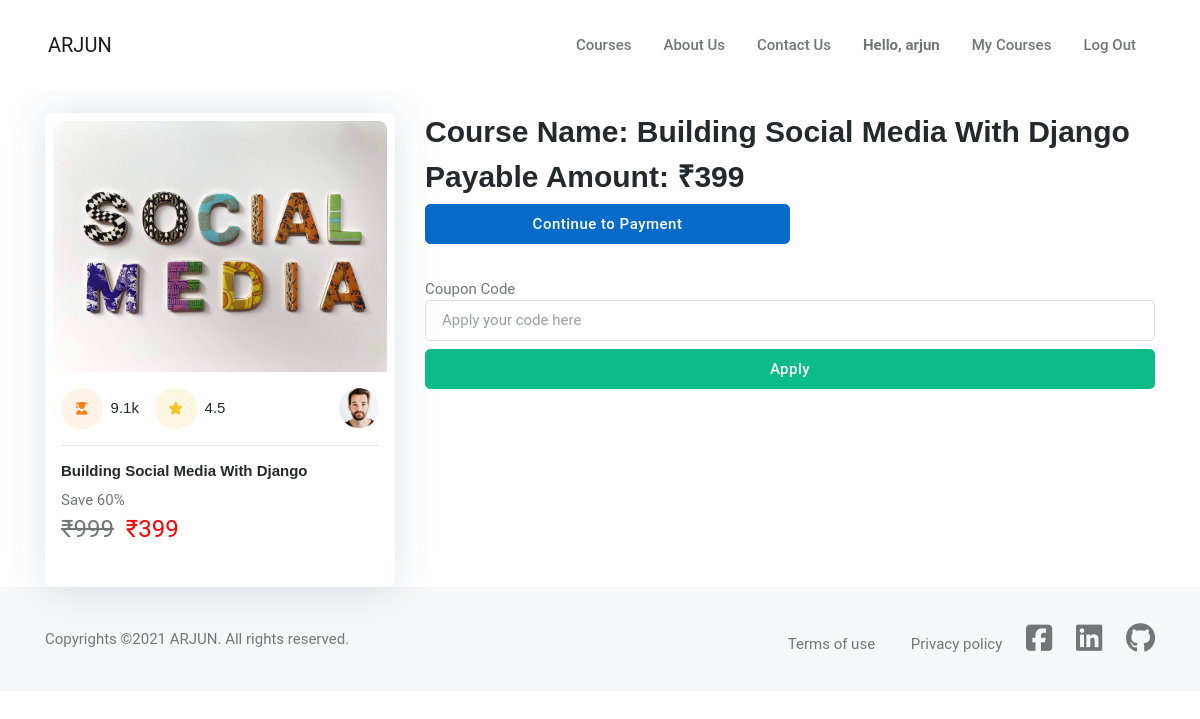
The app's page /checkout/Building-social-media-with-django/ (signed in) with its own data.
### courses/models.py (models this page shows, shortened)
class Course(models.Model):
    name = models.CharField(max_length=100, null=False)
    slug = models.SlugField(max_length=100, null=False, unique=True)
    description = models.TextField(null=True)
    price = models.IntegerField(null=False)
    discount = models.IntegerField(null=False, default=0)
    created = models.DateTimeField(auto_now_add=True)
    thumbnail = models.ImageField(upload_to='files/thumnail')
    resource = models.FileField(upload_to='files/resource', blank=True, null=True)
    length = models.IntegerField(null=False)
    active = models.BooleanField(default=False, null=True)
    level = models.CharField(choices=COURSE_LEVEL, default='Beginner', max_length=15)

### courses/views.py (the view, shortened to what this page needs)
# urls.py: path('checkout/<slug:slug>/', checkout, name='checkout'),
@login_required
def checkout(request, slug):
    course = Course.objects.get(slug=slug)
    user = request.user
    action = request.GET.get('action')  # action is key from url when user proceeds to payment
    couponcode = request.GET.get('couponcode')
    couponcode_message = None
    coupon = None
    order = None
    payment = None
    error = None
    amount = None
    try:
        user_course = UserCourse.objects.get(user = user, course = course)
        error = 'You are already Enrolled in the Course'
        if error:
            return redirect('my_courses')
    except:
        pass
    if error is None :
        amount = int((course.price - ( course.price * course.discount * 0.01 )) * 100)
    if amount == 0:
        user_course = UserCourse(user = user, course = course)
        user_course.save()
        messages.success(request, 'You are successfully enrolled in the course')
        return redirect('my_courses')
    context = {
        'course': course,
        'order':order,
        'payment':payment,
        'user':user,
        'error':error,
        'couponcode_message':couponcode_message,
        'coupon':coupon,
        'Razorpay_KEY_ID': settings.KEY_ID,
        'DOMAIN_URL': settings.DOMAIN_URL
    }
    return render(request, 'courses/checkout.html', context)

### courses/templatetags/courses_custom_tags.py (called while the page is built)
@register.simple_tag
def cal_sellprice(price, discount):
	if discount == None or discount == 0:
		return price
	sellprice = price
	sellprice = price - (price * discount * 0.01)
	return math.floor(sellprice)

@register.filter
def rupee(price):
	return f'₹{price}'

### templates/courses/checkout.html (shortened to what this page needs)
{% extends "base.html" %}
{% load courses_custom_tags %}
{% load static %}
{% block content %}
<div class="container">
    <br>
    <div class="row">
            <div class="col-md-6 col-lg-4 col-xxl-3">
                <div class="card p-2 shadow h-100">
                    <div class="rounded-top overflow-hidden">
                        <div class="card-overlay-hover">
                            <img src="{{course.thumbnail.url}}" class="card-img-top" alt="course image">
                        </div>
                    </div>
                    <div class="card-body px-2">
                        <div class="d-flex justify-content-between">
                            <ul class="list-inline hstack gap-2 mb-0">
                                <li class="list-inline-item d-flex justify-content-center align-items-center">
                                    <div class="icon-md bg-orange bg-opacity-10 text-orange rounded-circle"><i class="fas fa-user-graduate"></i></div>
                                    <span class="h6 fw-light mb-0 ms-2">9.1k</span>
                                </li>
                                <li class="list-inline-item d-flex justify-content-center align-items-center">
                                    <div class="icon-md bg-warning bg-opacity-15 text-warning rounded-circle"><i class="fas fa-star"></i></div>
                                    <span class="h6 fw-light mb-0 ms-2">4.5</span>
                                </li>
                            </ul>
                            <div class="avatar avatar-sm">
                                <img class="avatar-img rounded-circle" src="{% static 'images/11.jpg' %}" alt="avatar">
                            </div>
                        </div>
                        <hr>
                        <h6 class="card-title"><a href="{% url 'courseDetail' course.slug %}">{{course.name}}</a></h6>
                        <div class="d-flex justify-content-between align-items-center mb-0">
                            {% if course.price == 0 %}
                                <h3>Free</h3>
                            {% else %}
                                {% if course.discount %}
                                <p>Save {{course.discount}}%</span> <br>
                                    <span style="font-size: x-large;">
                                        <del>{{course.price|rupee}}</del>&nbsp;
                                        <span style="text-indent: 220px; color: red;">
                                        {% cal_sellprice course.price course.discount as value %} {{value|rupee}}
                                        </span>
                                    </span>
                                </p>
                                {% else %}
                                    <span style="font-size: x-large; " >{{course.price|rupee}}</span>
                                {% endif %}
                            {% endif %}
                        </div>
                    </div>
                </div>
            </div>
            <br>
        <div class="col">
            <h3>Course Name: {{course.name}}</h3>
            {% if coupon %}
                <h3>Payable Amount:
                    {% cal_sellprice course.price coupon.discount as value %} {{value|rupee}}
                </h3>
                <div class="alert alert-info text-center">
                    <p>Hurrey!!! Coupon Code was successfully applied. <br>You have got {{ coupon.discount }}% discount.</p>
                </div>
                <a href="?action=create_payment&couponcode={{coupon.code}}" class="btn btn-primary mb-2" style="text-decoration: none; color: white">Continue to Payment</a>
            {% else %}
                <h3>Payable Amount:
                    {% cal_sellprice course.price course.discount as value %} {{value|rupee}}
                </h3>
                <a href="?action=create_payment" class="btn btn-primary mb-2 w-50" style="text-decoration: none; color: white">Continue to Payment</a>
            {% endif %}
            <form action="" method="GET">
                <div class="form-group mt-4">
                    <label for="">Coupon Code</label>
                    <input type="text" name="couponcode" class="form-control"
                    placeholder="Apply your code here">
                </div>
                <button type="submit" class="btn btn-success mt-2 w-100">Apply</button>
            </form>
        </div>
    </div>
</div>
{% endblock content %}

### templates/navbar.html (shortened to what this page needs)
<header class="navbar-light navbar-sticky header-static">
		<nav class="navbar navbar-expand-xl">
			<div class="container-fluid px-3 px-xl-5">
			   <a class="navbar-brand" href="{% url 'home' %}">ARJUN</a>
				<div class="navbar-collapse w-100 collapse justify-content-end" id="navbarCollapse">
					<ul class="navbar-nav navbar-nav-scroll">
						<li class="nav-item"><a class="nav-link" href="{% url 'courses' %}">Courses</a></li>
						<li class="nav-item"><a class="nav-link" href="{% url 'about' %}">About Us</a></li>
						<li class="nav-item"><a class="nav-link" href="{% url 'contact' %}">Contact Us</a></li>
						{% if request.user.is_authenticated %}
						<li class="nav-item "><a class="nav-link"><strong>Hello, {{user}}</strong></a></li>
						<li class="nav-item"><a class="nav-link" href="{% url 'my_courses' %}">My Courses</a></li>
						<li class="nav-item"><a class="nav-link" href="{% url 'account_logout' %}">Log Out</a></li>
						{% else %}
						<li class="nav-item"><a class="nav-link" href="{% url 'account_signup' %}">Register</a></li>
						<li class="nav-item"><a class="nav-link" href="{% url 'account_login' %}">Log In</a></li>
						{% endif %}
					</ul>
				</div>
			</div>
		</nav>
	</header>

### records on screen
Course: thumbnail (picture), name "Building Social Media With Django", discount "60", price "₹999"

### other values on screen
{{ user }} "arjun"
{{ value|rupee }} "₹399"
